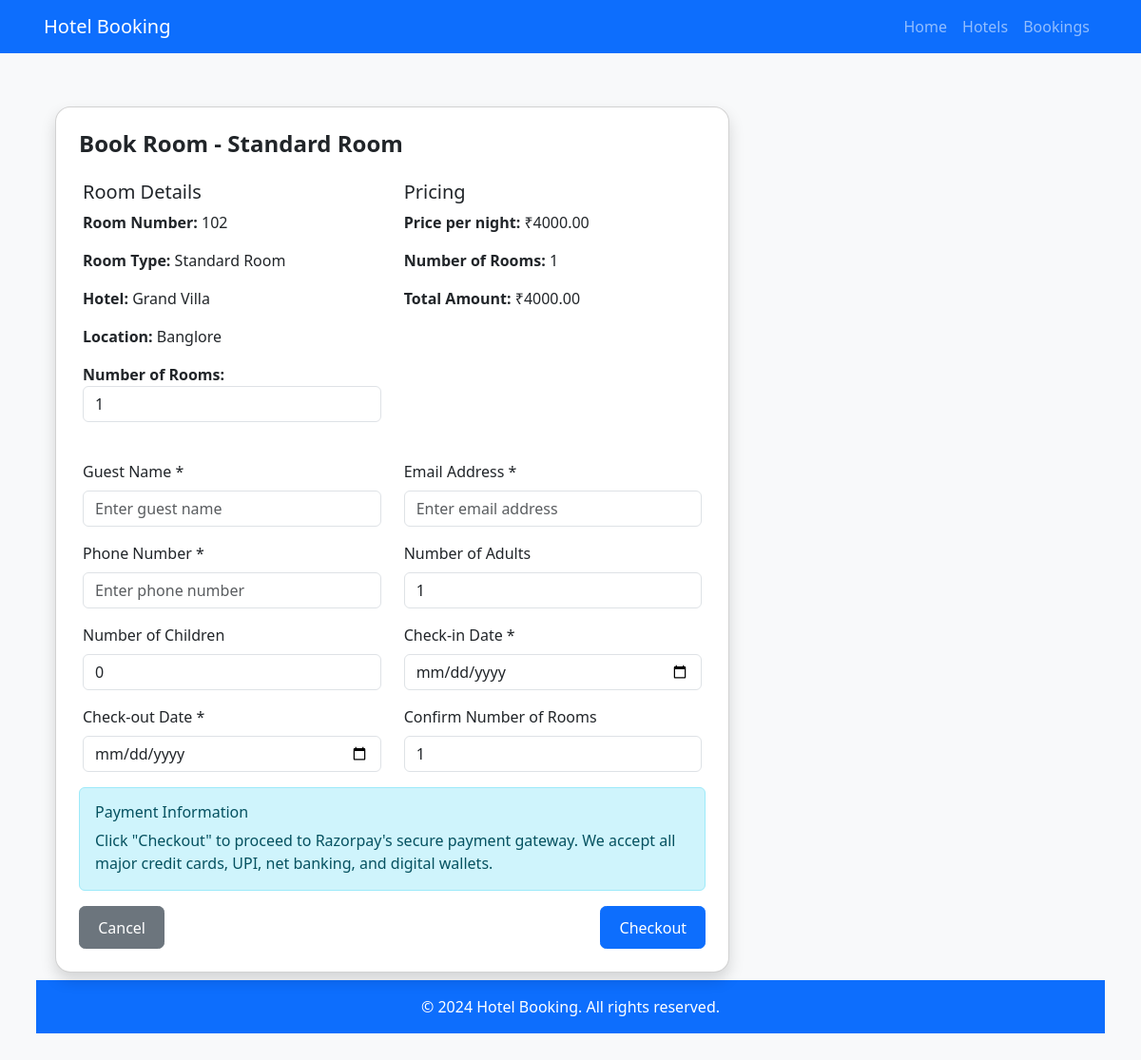
Screenshot of /book-room/3/ with the database file from the repository.
### booking/models.py (models this page shows, shortened)
class Room(models.Model):
    hotel = models.ForeignKey(Hotel, on_delete=models.CASCADE, related_name='rooms')
    room_number = models.CharField(max_length=10)
    room_type = models.CharField(max_length=50)
    price = models.DecimalField(max_digits=8, decimal_places=2)
    is_available = models.BooleanField(default=True)
    image = models.ImageField(upload_to='rooms/', blank=True, null=True)
    bathroom_image = models.ImageField(upload_to='rooms/', blank=True, null=True)
    view_image = models.ImageField(upload_to='rooms/', blank=True, null=True)

class Hotel(models.Model):
    name = models.CharField(max_length=255)
    location = models.CharField(max_length=255)
    description = models.TextField()
    image = models.ImageField(upload_to='hotels/', blank=True, null=True)

### booking/views.py (the view)
# urls.py: path('book-room/<int:room_id>/', views.book_room, name='book_room'),
def book_room(request, room_id):
    room = get_object_or_404(Room, id=room_id)
    print(f"Book room view called for room_id: {room_id}")
    print(f"Request method: {request.method}")
    if request.method == 'POST':
        print(f"POST data: {request.POST}")
        form = BookingForm(request.POST)
        print(f"Form is valid: {form.is_valid()}")
        if form.is_valid():
            print("Form is valid, processing...")
            try:
                guest_data = {
                    'guest_name': form.cleaned_data['guest_name'],
                    'guest_email': form.cleaned_data['guest_email'],
                    'guest_phone': form.cleaned_data['guest_phone'],
                    'check_in': form.cleaned_data['check_in'],
                    'check_out': form.cleaned_data['check_out'],
                    'num_adults': form.cleaned_data['num_adults'],
                    'num_children': form.cleaned_data['num_children'],
                    'num_rooms': form.cleaned_data['num_rooms'],
                }
                print(f"Processing booking for room {room_id}")
                print(f"Guest data: {guest_data}")
                order_response, order_id = create_razorpay_order(room, guest_data)
                print(f"Created order: {order_id}")
                print(f"Order response: {order_response}")
                calculated_total = float(room.price) * int(guest_data['num_rooms'])
                print(f"Calculated total amount (room.price * num_rooms): {room.price} * {guest_data['num_rooms']} = {calculated_total}")
                request.session['pending_booking'] = {
                    'room_id': room_id,
                    'guest_name': guest_data['guest_name'],
                    'guest_email': guest_data['guest_email'],
                    'guest_phone': guest_data['guest_phone'],
                    'check_in': guest_data['check_in'].strftime('%Y-%m-%d'),
                    'check_out': guest_data['check_out'].strftime('%Y-%m-%d'),
                    'num_adults': guest_data['num_adults'],
                    'num_children': guest_data['num_children'],
                    'num_rooms': guest_data['num_rooms'],
                    'order_id': order_id,
                    'total_amount': calculated_total
                }
                print(f"Session pending_booking: {request.session['pending_booking']}")
                request.session['payment_details'] = order_response
                print(f"Session payment_details: {request.session['payment_details']}")
                request.session.modified = True
                print(f"Redirecting to payment process with order_id: {order_id}")
                return redirect('payment_process', order_id=order_id)
            except Exception as e:
                print(f"Payment initialization failed: {str(e)}")
                form.add_error(None, f"Payment initialization failed: {str(e)}")
        else:
            print(f"Form errors: {form.errors}")
    else:
        form = BookingForm()
    return render(request, 'book_room.html', {'form': form, 'room': room})

### booking/form.py
class BookingForm(forms.ModelForm):
    class Meta:
        model = Booking
        fields = ['guest_name', 'guest_email', 'guest_phone', 'num_adults', 'num_children','check_in','check_out','num_rooms']
        widgets = {
            'guest_name': forms.TextInput(attrs={'class': 'form-control', 'placeholder': 'Enter guest name'}),
            'guest_email': forms.EmailInput(attrs={'class': 'form-control', 'placeholder': 'Enter email address'}),
            'guest_phone': forms.TextInput(attrs={'class': 'form-control', 'placeholder': 'Enter phone number'}),
            'num_adults': forms.NumberInput(attrs={'class': 'form-control', 'min': '1', 'value': '1'}),
            'num_children': forms.NumberInput(attrs={'class': 'form-control', 'min': '0', 'value': '0'}),
            'check_in': forms.DateInput(attrs={'type': 'date', 'class': 'form-control'}),
            'check_out': forms.DateInput(attrs={'type': 'date', 'class': 'form-control'}),
            'num_rooms': forms.NumberInput(attrs={'class': 'form-control', 'min': '1', 'value': '1'}),
        }

### templates/book_room.html (shortened to what this page needs)
<!DOCTYPE html>
<html lang="en">
<head>
    <link href="https://cdn.jsdelivr.net/npm/bootstrap@5.3.0/dist/css/bootstrap.min.css" rel="stylesheet">
    <link rel="stylesheet" href="/static/css/style.css">
</head>
<body>
    <nav class="navbar navbar-expand-lg navbar-dark bg-primary">
        <div class="container">
            <a class="navbar-brand" href="/">Hotel Booking</a>
            <div class="collapse navbar-collapse" id="navbarNav">
                <ul class="navbar-nav ms-auto">
                    <li class="nav-item"><a class="nav-link" href="/">Home</a></li>
                    <li class="nav-item"><a class="nav-link" href="/hotels/">Hotels</a></li>
                    <li class="nav-item"><a class="nav-link" href="/bookings/">Bookings</a></li>
                </ul>
            </div>
        </div>
    </nav>
    <div class="container py-5">
        <div class="row">
            <div class="col-md-8">
                <div class="card shadow">
                    <div class="card-body">
                        <h3 class="card-title mb-4">Book Room - {{ room.room_type }}</h3>
                        <div class="row mb-4">
                            <div class="col-md-6">
                                <h5>Room Details</h5>
                                <p><strong>Room Number:</strong> {{ room.room_number }}</p>
                                <p><strong>Room Type:</strong> {{ room.room_type }}</p>
                                <p><strong>Hotel:</strong> {{ room.hotel.name }}</p>
                                <p><strong>Location:</strong> {{ room.hotel.location }}</p>
                                <p><strong>Number of Rooms:</strong> {{ form.num_rooms }}</p>
                            </div>
                            <div class="col-md-6">
                                <h5>Pricing</h5>
                                <p><strong>Price per night:</strong> ₹{{ room.price }}</p>
                                <p><strong>Number of Rooms:</strong> <span id="room-count">1</span></p>
                                <p><strong>Total Amount:</strong> ₹<span id="total-amount">{{ room.price }}</span></p>
                            </div>
                        </div>
                        <form method="post" id="payment-form" data-room-id="{{ room.id }}">
                            <div class="row">
                                <div class="col-md-6">
                                    <div class="mb-3">
                                        <label for="{{ form.guest_name.id_for_label }}" class="form-label">Guest Name *</label>
                                        {{ form.guest_name }}
                                    </div>
                                </div>
                                <div class="col-md-6">
                                    <div class="mb-3">
                                        <label for="{{ form.guest_email.id_for_label }}" class="form-label">Email Address *</label>
                                        {{ form.guest_email }}
                                    </div>
                                </div>
                            </div>
                            <div class="row">
                                <div class="col-md-6">
                                    <div class="mb-3">
                                        <label for="{{ form.guest_phone.id_for_label }}" class="form-label">Phone Number *</label>
                                        {{ form.guest_phone }}
                                    </div>
                                </div>
                                <div class="col-md-6">
                                    <div class="mb-3">
                                        <label for="{{ form.num_adults.id_for_label }}" class="form-label">Number of Adults</label>
                                        {{ form.num_adults }}
                                    </div>
                                </div>
                            </div>
                            <div class="row">
                                <div class="col-md-6">
                                    <div class="mb-3">
                                        <label for="{{ form.num_children.id_for_label }}" class="form-label">Number of Children</label>
                                        {{ form.num_children }}
                                    </div>
                                </div>
                                <div class="col-md-6">
                                    <div class="mb-3">
                                        <label for="{{ form.check_in.id_for_label }}" class="form-label">Check-in Date *</label>
                                        {{ form.check_in }}
                                    </div>
                                </div>
                            </div>
                            <div class="row">
                                <div class="col-md-6">
                                    <div class="mb-3">
                                        <label for="{{ form.check_out.id_for_label }}" class="form-label">Check-out Date *</label>
                                        {{ form.check_out }}
                                    </div>
                                </div>
                                <div class="col-md-6">
                                    <div class="mb-3">
                                        <label for="{{ form.num_rooms.id_for_label }}" class="form-label">Confirm Number of Rooms</label>
                                        {{ form.num_rooms }}
                                    </div>
                                </div>
                            </div>
                            <div class="alert alert-info">
                                <h6>Payment Information</h6>
                                <p class="mb-0">Click "Checkout" to proceed to Razorpay's secure payment gateway. We accept all major credit cards, UPI, net banking, and digital wallets.</p>
                            </div>
                            <div class="d-flex justify-content-between">
                                <a href="/hotels/{{ room.hotel.id }}/" class="btn btn-secondary">Cancel</a>
                                <button type="submit" class="btn btn-primary">Checkout</button>
                            </div>
                        </form>
                    </div>
                </div>
            </div>
    <footer class="bg-primary text-white text-center py-3">
        <div class="container">
            &copy; 2024 Hotel Booking. All rights reserved.
        </div>
    </footer>
</body>
</html>

### static/css/style.css (style rules this page uses)
body { font-family: 'Segoe UI', Tahoma, Geneva, Verdana, sans-serif; background-color: #f8f9fa; }
.container { padding-left: 1rem; padding-right: 1rem; }
.row { display: flex; flex-wrap: wrap; margin-left: -0.5rem; margin-right: -0.5rem; }
.card { flex: 1 1 100%; border-radius: 1rem; margin: 0.5rem; box-shadow: 0 2px 8px rgba(0,0,0,0.08); background-color: #fff; }
.card-body { padding: 1.5rem; }
.card-title { font-size: 1.5rem; font-weight: 600; margin-bottom: 1rem; }
.btn { font-size: 1rem; padding: 0.6rem 1.2rem; border-radius: 0.4rem; }
footer { font-size: 1rem; padding: 1px; text-align: center; }

### rows the page displays
Room: room_type "Standard Room", room_number "102", hotel.name "Grand Villa", hotel.location "Banglore", price "4000.00"
